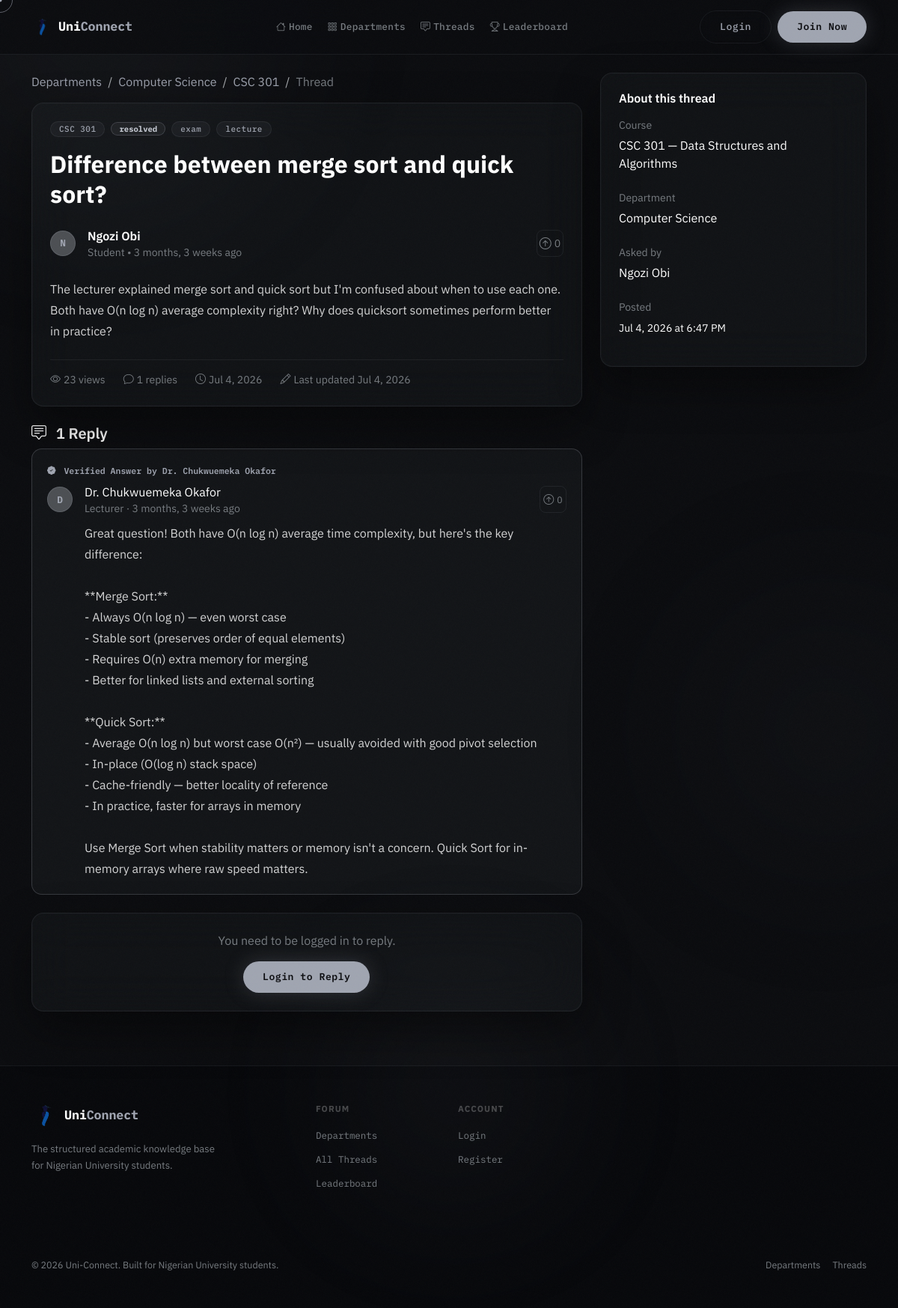
/threads/2/, run on the app's committed database.
### forum/models.py (models this page shows, shortened)
class Thread(models.Model):
    STATUS_CHOICES = [
        ('open', 'Open'),
        ('resolved', 'Resolved'),
        ('closed', 'Closed'),
    ]
    course = models.ForeignKey(Course, on_delete=models.CASCADE, related_name='threads')
    author = models.ForeignKey(settings.AUTH_USER_MODEL, on_delete=models.CASCADE, related_name='threads')
    title = models.CharField(max_length=300)
    content = models.TextField()
    attachment = models.FileField(upload_to='thread_attachments/', blank=True, null=True)
    voice_note = models.FileField(upload_to='thread_voice_notes/', blank=True, null=True)
    status = models.CharField(max_length=20, choices=STATUS_CHOICES, default='open')
    is_pinned = models.BooleanField(default=False)
    is_deleted = models.BooleanField(default=False)
    views = models.IntegerField(default=0)
    tags = models.ManyToManyField(Tag, blank=True, related_name='threads')
    created_at = models.DateTimeField(auto_now_add=True)
    updated_at = models.DateTimeField(auto_now=True)
    class Meta:
        ordering = ['-is_pinned', '-created_at']
    @property
    def reply_count(self):
        return self.replies.filter(is_deleted=False).count()
    @property
    def upvote_count(self):
        return self.votes.filter(value=1).count()

class Course(models.Model):
    department = models.ForeignKey(Department, on_delete=models.CASCADE, related_name='courses')
    code = models.CharField(max_length=20)
    title = models.CharField(max_length=200)
    description = models.TextField(blank=True)
    level = models.CharField(max_length=10, default='100L')
    semester = models.CharField(max_length=20, default='First Semester')
    units = models.IntegerField(default=3)
    is_active = models.BooleanField(default=True)
    created_at = models.DateTimeField(auto_now_add=True)
    class Meta:
        ordering = ['code']
        unique_together = ['department', 'code']

class Department(models.Model):
    school = models.ForeignKey(
        School, on_delete=models.CASCADE, related_name='departments',
        null=True, blank=True,
    )
    name = models.CharField(max_length=200)
    code = models.CharField(max_length=10)
    faculty = models.CharField(max_length=200)
    description = models.TextField(blank=True)
    color = models.CharField(max_length=7, default='#6C63FF')
    icon = models.CharField(max_length=50, default='bi-mortarboard')
    created_at = models.DateTimeField(auto_now_add=True)
    class Meta:
        ordering = ['name']
        unique_together = ['school', 'code']
        constraints = [
            models.UniqueConstraint(
                Lower('name'), 'school',
                name='unique_department_name_per_school',
            ),
        ]
        indexes = [
            models.Index(fields=['school', 'code']),
        ]

class Tag(models.Model):
    name = models.CharField(max_length=50, unique=True)
    color = models.CharField(max_length=7, default='#6C63FF')

class Reply(models.Model):
    thread = models.ForeignKey(Thread, on_delete=models.CASCADE, related_name='replies')
    author = models.ForeignKey(settings.AUTH_USER_MODEL, on_delete=models.CASCADE, related_name='replies')
    content = models.TextField()
    attachment = models.FileField(upload_to='reply_attachments/', blank=True, null=True)
    voice_note = models.FileField(upload_to='reply_voice_notes/', blank=True, null=True)
    parent = models.ForeignKey('self', on_delete=models.CASCADE, null=True, blank=True, related_name='children')
    is_verified = models.BooleanField(default=False)
    verified_by = models.ForeignKey(
        settings.AUTH_USER_MODEL, on_delete=models.SET_NULL,
        null=True, blank=True, related_name='verified_replies'
    )
    is_deleted = models.BooleanField(default=False)
    created_at = models.DateTimeField(auto_now_add=True)
    updated_at = models.DateTimeField(auto_now=True)
    class Meta:
        ordering = ['-is_verified', 'created_at']
    @property
    def upvote_count(self):
        return self.votes.filter(value=1).count()

### accounts/models.py (models this page shows, shortened)
class User(AbstractUser):
    ROLE_CHOICES = [
        ('student', 'Student'),
        ('lecturer', 'Lecturer'),
        ('admin', 'Admin'),
    ]
    is_email_verified = models.BooleanField(default=False)
    role = models.CharField(max_length=20, choices=ROLE_CHOICES, default='student')
    school = models.ForeignKey(
        'forum.School', on_delete=models.SET_NULL, null=True, blank=True, related_name='members'
    )
    department = models.ForeignKey(
        'forum.Department', on_delete=models.SET_NULL, null=True, blank=True, related_name='members'
    )
    matric_number = models.CharField(max_length=20, blank=True)
    bio = models.TextField(blank=True)
    avatar = models.ImageField(upload_to='avatars/', blank=True, null=True)
    reputation = models.IntegerField(default=0)
    created_at = models.DateTimeField(auto_now_add=True)

### forum/views.py (the view)
# urls.py: path('threads/<int:pk>/', views.thread_detail, name='thread_detail'),
def thread_detail(request, pk):
    thread = get_object_or_404(
        Thread.objects.select_related('course__department__school'), pk=pk, is_deleted=False
    )
    if request.user.is_authenticated and not request.user.can_access_department(thread.course.department):
        messages.error(request, "That discussion belongs to another institution, so you can't view it.")
        return redirect('forum:thread_list')
    Thread.objects.filter(pk=pk).update(views=F('views') + 1)
    replies = thread.replies.filter(is_deleted=False, parent=None).select_related(
        'author', 'verified_by'
    ).prefetch_related('children')
    reply_form = ReplyForm()
    user_bookmarked = False
    user_voted_thread = False
    if request.user.is_authenticated:
        user_bookmarked = Bookmark.objects.filter(user=request.user, thread=thread).exists()
        user_voted_thread = Vote.objects.filter(user=request.user, thread=thread).exists()
    return render(request, 'forum/thread_detail.html', {
        "thread": thread,
        "replies": replies,
        "reply_form": reply_form,
        "user_bookmarked": user_bookmarked,
        "user_voted_thread": user_voted_thread,
    })

### templates/forum/thread_detail.html (shortened to what this page needs)
{% extends 'base.html' %}
{% load static %}
{% block content %}
<div class="container py-4">
  <div class="row g-4">
    <div class="col-lg-8">
      <nav class="mb-3">
        <ol class="breadcrumb">
          <li class="breadcrumb-item">
            <a
              href="{% url 'forum:departments' %}"
              class="text-accent text-decoration-none"
              >Departments</a
            >
          </li>
          <li class="breadcrumb-item">
            <a
              href="{% url 'forum:department_detail' thread.course.department.pk %}"
              class="text-accent text-decoration-none"
              >{{ thread.course.department.name }}</a
            >
          </li>
          <li class="breadcrumb-item">
            <a
              href="{% url 'forum:course_detail' thread.course.pk %}"
              class="text-accent text-decoration-none"
              >{{ thread.course.code }}</a
            >
          </li>
          <li class="breadcrumb-item active text-muted">Thread</li>
        </ol>
      </nav>
      <div class="glass-panel p-4 mb-4">
        <div class="d-flex align-items-center gap-2 mb-3 flex-wrap">
          <span class="badge badge-glass">{{ thread.course.code }}</span>
          <span
            class="badge {% if thread.status == 'resolved' %}badge-resolved{% elif thread.status == 'closed' %}badge-closed{% else %}badge-open{% endif %}"
            >{{ thread.status }}</span
          >
           {% for tag in thread.tags.all %}<span
            class="badge badge-glass"
            >{{ tag.name }}</span
          >{% endfor %}
        </div>
        <h1 class="h2 fw-bold text-white mb-4 lh-sm">
            {{ thread.title }}
        </h1>
        <div class="d-flex align-items-center gap-3 mb-4">
          <div class="avatar-sm">{{ thread.author.username|first|upper }}</div>
          <div class="d-flex flex-column justify-content-center">
              <a href="{% url 'accounts:profile_user' thread.author.username %}"
                class="text-white fw-semibold text-decoration-none thread-author">
                  {{ thread.author.get_full_name|default:thread.author.username }}
              </a>
              <span class="text-muted small thread-meta">
                  {{ thread.author.get_role_display }}
                  •
                  {{ thread.created_at|timesince }} ago
              </span>
          </div>
          <div class="ms-auto d-flex gap-2">
            <button
              class="btn btn-ghost-icon {% if user_voted_thread %}voted{% endif %}"
              data-vote-url="{% url 'forum:vote_thread' thread.pk %}"
            >
              <i
                class="bi bi-arrow-up-circle"
                style="{% if user_voted_thread %}color:var(--accent);{% endif %}"
              ></i>
              <span class="vote-count ms-1 small"
                >{{ thread.upvote_count }}</span
              >
            </button>
          </div>
        </div>
        <div class="thread-body mt-4">
          {{ thread.content|linebreaksbr }}
        </div>
        <div
          class="d-flex gap-4 text-muted small mt-4 pt-3"
          style="border-top: 1px solid rgba(255, 255, 255, 0.06)"
        >
          <span><i class="bi bi-eye me-1"></i>{{ thread.views }} views</span>
          <span
            ><i class="bi bi-chat me-1"></i>{{ thread.reply_count }}
            replies</span
          >
          <span>
              <i class="bi bi-clock me-1"></i>{{ thread.created_at|date:"M j, Y" }}
          </span>
          {% if thread.created_at != thread.updated_at %}
          <span>
              <i class="bi bi-pencil me-1"></i>Last updated
              {{ thread.updated_at|date:"M j, Y" }}
          </span>
          {% endif %}
        </div>
      </div>
      <h5 class="text-white fw-600 mb-2">
        <i class="bi bi-chat-square-text me-2"></i>
        {{ thread.reply_count }} Repl{{ thread.reply_count|pluralize:"y,ies" }}
      </h5>
      {% for reply in replies %}
      <div
        class="reply-box {% if reply.is_verified %}verified-reply{% endif %} mt-2 mb-3"
        id="reply-{{ reply.pk }}">
        {% if reply.is_verified %}
          <div class="verified-badge mb-2">
              <i class="bi bi-patch-check-fill me-1"></i>
              Verified Answer
              {% if reply.verified_by %}
                  by {{ reply.verified_by.get_full_name|default:reply.verified_by.username }}
              {% endif %}
          </div>
        {% endif %}
        <div class="d-flex align-items-center gap-3 mb-2">
          <div class="avatar-sm">{{ reply.author.username|first|upper }}</div>
          <div>
            <a
              href="{% url 'accounts:profile_user' reply.author.username %}"
              class="text-white fw-500 text-decoration-none"
              >{{ reply.author.get_full_name|default:reply.author.username }}</a
            >
            <div class="text-muted small">
              {{ reply.author.get_role_display }} · {{ reply.created_at|timesince }} ago
            </div>
          </div>
          <div class="ms-auto d-flex gap-2">
            <button
              class="btn btn-ghost-icon btn-sm"
              data-vote-url="{% url 'forum:vote_reply' reply.pk %}"
            >
              <i class="bi bi-arrow-up-circle"></i>
              <span class="vote-count ms-1 small"
                >{{ reply.upvote_count }}</span
              >
            </button>
          </div>
        </div>
        <div
         class="reply-content"
        >
          {{ reply.content|linebreaksbr }}
        </div>
      </div>
      {% endfor %}
      {% if user.is_authenticated %}
      <div class="glass-panel p-4 mt-4" id="replyForm">
        <h6 class="text-white fw-600 mb-3">
          <i class="bi bi-pencil me-2"></i>Your Answer
        </h6>
        <form
          method="post"
          action="{% url 'forum:add_reply' thread.pk %}"
          enctype="multipart/form-data"
        >
          {% csrf_token %}
          <input type="hidden" name="parent_id" value="" />
          <div class="d-flex flex-wrap gap-2 mb-3">
            <button
              type="button"
              class="btn btn-outline-glass btn-sm emoji-button"
              data-target="id_content"
            >
              😀 Insert emoji
            </button>
            <button
              type="button"
              class="btn btn-outline-glass btn-sm record-voice-button"
              data-target="id_voice_note"
            >
              🎙 Record voice note
            </button>
            <span class="text-muted small"
              >Add emojis, attach a file, or record a quick voice note.</span
            >
          </div>
          {{ reply_form.content }}
          <div class="mb-3 mt-3">
            <label class="form-label fw-500">Attach file</label>
            {{ reply_form.attachment }}
          </div>
          <div class="mb-3">
            <label class="form-label fw-500">Voice note</label>
            {{ reply_form.voice_note }}
          </div>
          <div class="mt-3">
            <button type="submit" class="btn btn-primary-glow">
              <i class="bi bi-send me-2"></i>Post Reply
            </button>
          </div>
        </form>
      </div>
      {% else %}
      <div class="glass-panel p-4 text-center mt-4">
        <p class="text-muted mb-3">You need to be logged in to reply.</p>
        <a
          href="{% url 'accounts:login' %}?next={{ request.path }}"
          class="btn btn-primary-glow"
          >Login to Reply</a
        >
      </div>
      {% endif %}
    </div>
    <div class="col-lg-4">
      <div class="glass-panel p-4 mb-4 sticky-top" style="top: 80px">
        <h6 class="text-white fw-600 mb-3">About this thread</h6>
        <div class="d-flex flex-column gap-4">
          <div>
            <div class="text-muted small mb-1">Course</div>
            <a
              href="{% url 'forum:course_detail' thread.course.pk %}"
              class="text-white text-decoration-none"
              >{{ thread.course.code }} — {{ thread.course.title }}</a
            >
          </div>
          <div>
            <div class="text-muted small mb-1">Department</div>
            <a
              href="{% url 'forum:department_detail' thread.course.department.pk %}"
              class="text-white text-decoration-none"
              >{{ thread.course.department.name }}</a
            >
          </div>
          <div>
            <div class="text-muted small mb-1">Asked by</div>
            <a
              href="{% url 'accounts:profile_user' thread.author.username %}"
              class="text-white text-decoration-none"
              >{{ thread.author.get_full_name|default:thread.author.username }}
            </a>
          </div>
          <div class="mb-3">
            <div class="text-muted small mb-1">Posted</div>
            <span class="text-white small">
                {{ thread.created_at|date:"M j, Y \a\t g:i A" }}
            </span>
        </div>
        </div>
      </div>
    </div>
  </div>
</div>
{% endblock %}

### data on the page
Thread: course.department.name "Computer Science", course.code "CSC 301", status "resolved", title "Difference between merge sort and quick sort?", author.username|first "N", author.get_full_name "Ngozi Obi", author.role "Student", created_at "3 months, 3 weeks", upvote_count "0", content "The lecturer explained merge sort and quick sort but I'm confused about when to use each one. Both have O(n log n) average complexity right? Why does quicksort sometimes perform better in practice?", views "23", reply_count "1", created_at "Jul 4, 2026", updated_at "Jul 4, 2026", course "Data Structures and Algorithms", created_at "Jul 4, 2026 at 6:47 PM"
Tag: name "exam"
Tag: name "lecture"
Reply: verified_by.get_full_name "Dr. Chukwuemeka Okafor", author.username|first "D", author.get_full_name "Dr. Chukwuemeka Okafor", author.role "Lecturer", created_at "3 months, 3 weeks", upvote_count "0", content "Great question! Both have O(n log n) average time complexity, but here's the key difference: **Merge Sort:** - Always O(n log n) — even worst case - Stable sort (preserves order of equal elements) - Requires O(n) extra memory for merging - Better for linked lists and external sorting **Quick Sort:** - Average O(n log n) but worst case O(n²) — usually avoided with good pivot selection - In-place (O(log n) stack space) - Cache-friendly — better locality of reference - In practice, faster for arrays in memory Use Merge Sort when stability matters or memory isn't a concern. Quick Sort for in-memory arrays where raw speed matters."
